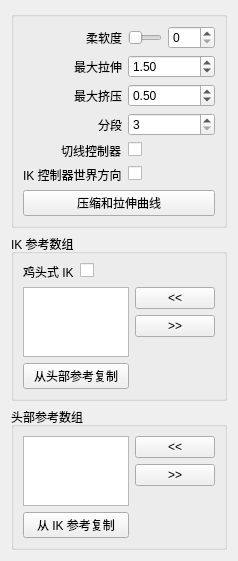
<?xml version="1.0" encoding="UTF-8"?>
<ui version="4.0">
 <class>Form</class>
 <widget class="QWidget" name="Form">
  <property name="geometry">
   <rect>
    <x>0</x>
    <y>0</y>
    <width>238</width>
    <height>538</height>
   </rect>
  </property>
  <property name="windowTitle">
   <string>表单</string>
  </property>
  <layout class="QGridLayout" name="gridLayout">
   <item row="0" column="0">
    <widget class="QGroupBox" name="groupBox">
     <property name="title">
      <string/>
     </property>
     <layout class="QGridLayout" name="gridLayout_2">
      <item row="0" column="0">
       <layout class="QVBoxLayout" name="verticalLayout">
        <item>
         <layout class="QFormLayout" name="formLayout">
          <property name="labelAlignment">
           <set>Qt::AlignRight|Qt::AlignTrailing|Qt::AlignVCenter</set>
          </property>
          <item row="0" column="0">
           <widget class="QLabel" name="softness_label">
            <property name="text">
             <string>柔软度</string>
            </property>
           </widget>
          </item>
          <item row="0" column="1">
           <layout class="QHBoxLayout" name="horizontalLayout_3">
            <item>
             <widget class="QSlider" name="softness_slider">
              <property name="minimumSize">
               <size>
                <width>0</width>
                <height>15</height>
               </size>
              </property>
              <property name="maximum">
               <number>100</number>
              </property>
              <property name="orientation">
               <enum>Qt::Horizontal</enum>
              </property>
             </widget>
            </item>
            <item>
             <widget class="QSpinBox" name="softness_spinBox">
              <property name="maximum">
               <number>100</number>
              </property>
             </widget>
            </item>
           </layout>
          </item>
          <item row="1" column="0">
           <widget class="QLabel" name="maxStretch_label">
            <property name="sizePolicy">
             <sizepolicy hsizetype="MinimumExpanding" vsizetype="MinimumExpanding">
              <horstretch>0</horstretch>
              <verstretch>0</verstretch>
             </sizepolicy>
            </property>
            <property name="text">
             <string>最大拉伸</string>
            </property>
           </widget>
          </item>
          <item row="1" column="1">
           <widget class="QDoubleSpinBox" name="maxStretch_spinBox">
            <property name="sizePolicy">
             <sizepolicy hsizetype="MinimumExpanding" vsizetype="Fixed">
              <horstretch>0</horstretch>
              <verstretch>0</verstretch>
             </sizepolicy>
            </property>
            <property name="minimum">
             <double>1.000000000000000</double>
            </property>
            <property name="singleStep">
             <double>0.100000000000000</double>
            </property>
            <property name="value">
             <double>1.500000000000000</double>
            </property>
           </widget>
          </item>
          <item row="2" column="0">
           <widget class="QLabel" name="maxSquash_label">
            <property name="sizePolicy">
             <sizepolicy hsizetype="MinimumExpanding" vsizetype="MinimumExpanding">
              <horstretch>0</horstretch>
              <verstretch>0</verstretch>
             </sizepolicy>
            </property>
            <property name="text">
             <string>最大挤压</string>
            </property>
           </widget>
          </item>
          <item row="2" column="1">
           <widget class="QDoubleSpinBox" name="maxSquash_spinBox">
            <property name="sizePolicy">
             <sizepolicy hsizetype="MinimumExpanding" vsizetype="Fixed">
              <horstretch>0</horstretch>
              <verstretch>0</verstretch>
             </sizepolicy>
            </property>
            <property name="minimum">
             <double>0.100000000000000</double>
            </property>
            <property name="maximum">
             <double>1.000000000000000</double>
            </property>
            <property name="singleStep">
             <double>0.100000000000000</double>
            </property>
            <property name="value">
             <double>0.500000000000000</double>
            </property>
           </widget>
          </item>
          <item row="3" column="0">
           <widget class="QLabel" name="divisions_label">
            <property name="text">
             <string>分段</string>
            </property>
           </widget>
          </item>
          <item row="3" column="1">
           <widget class="QSpinBox" name="division_spinBox">
            <property name="minimum">
             <number>3</number>
            </property>
            <property name="value">
             <number>3</number>
            </property>
           </widget>
          </item>
          <item row="4" column="1">
           <widget class="QCheckBox" name="tangentControls_checkBox">
            <property name="text">
             <string/>
            </property>
           </widget>
          </item>
          <item row="4" column="0">
           <widget class="QLabel" name="tangentControls_label">
            <property name="text">
             <string>切线控制器</string>
            </property>
           </widget>
          </item>
          <item row="5" column="1">
           <widget class="QCheckBox" name="IKWorldOri_checkBox">
            <property name="toolTip">
             <string>如果勾选，IK 控制器将与世界空间对齐</string>
            </property>
            <property name="text">
             <string/>
            </property>
           </widget>
          </item>
          <item row="5" column="0">
           <widget class="QLabel" name="IKWorldOri_label">
            <property name="text">
             <string>IK 控制器世界方向</string>
            </property>
           </widget>
          </item>
         </layout>
        </item>
        <item>
         <widget class="QPushButton" name="squashStretchProfile_pushButton">
          <property name="text">
           <string>压缩和拉伸曲线</string>
          </property>
         </widget>
        </item>
       </layout>
      </item>
     </layout>
    </widget>
   </item>
   <item row="1" column="0">
    <widget class="QGroupBox" name="ikRefArray_groupBox">
     <property name="title">
      <string>IK 参考数组</string>
     </property>
     <layout class="QGridLayout" name="gridLayout_3">
      <item row="0" column="0">
       <layout class="QFormLayout" name="formLayout_2">
        <item row="0" column="0">
         <widget class="QLabel" name="chickenStyle_label">
          <property name="text">
           <string>鸡头式 IK</string>
          </property>
         </widget>
        </item>
        <item row="0" column="1">
         <widget class="QCheckBox" name="chickenStyleIK_checkBox">
          <property name="toolTip">
           <string>&lt;html&gt;&lt;head/&gt;&lt;body&gt;&lt;p&gt;如果此选项被&lt;span style=&quot; font-weight:600;&quot;&gt;勾选&lt;/span&gt;，IK 参考将连接旋转和平移。这对&lt;span style=&quot; font-weight:600;&quot;&gt;鸡/鸟类&lt;/span&gt;风格的颈部固定非常有用。&lt;/p&gt;&lt;p&gt;&lt;span style=&quot; font-weight:600;&quot;&gt;取消勾选&lt;/span&gt;将仅连接旋转。这对&lt;span style=&quot; font-weight:600;&quot;&gt;人类颈部&lt;/span&gt;风格和其他常规颈部更有用。&lt;/p&gt;&lt;/body&gt;&lt;/html&gt;</string>
          </property>
          <property name="text">
           <string/>
          </property>
         </widget>
        </item>
       </layout>
      </item>
      <item row="1" column="0">
       <layout class="QHBoxLayout" name="ikRefArray_horizontalLayout">
        <item>
         <layout class="QVBoxLayout" name="ikRefArray_verticalLayout_1">
          <item>
           <widget class="QListWidget" name="ikRefArray_listWidget">
            <property name="dragDropOverwriteMode">
             <bool>true</bool>
            </property>
            <property name="dragDropMode">
             <enum>QAbstractItemView::InternalMove</enum>
            </property>
            <property name="defaultDropAction">
             <enum>Qt::MoveAction</enum>
            </property>
            <property name="alternatingRowColors">
             <bool>true</bool>
            </property>
            <property name="selectionMode">
             <enum>QAbstractItemView::ExtendedSelection</enum>
            </property>
            <property name="selectionRectVisible">
             <bool>false</bool>
            </property>
           </widget>
          </item>
          <item>
           <widget class="QPushButton" name="ikRefArray_copyRef_pushButton">
            <property name="text">
             <string>从头部参考复制</string>
            </property>
           </widget>
          </item>
         </layout>
        </item>
        <item>
         <layout class="QVBoxLayout" name="ikRefArray_verticalLayout_2">
          <item>
           <widget class="QPushButton" name="ikRefArrayAdd_pushButton">
            <property name="text">
             <string>&lt;&lt;</string>
            </property>
           </widget>
          </item>
          <item>
           <widget class="QPushButton" name="ikRefArrayRemove_pushButton">
            <property name="text">
             <string>&gt;&gt;</string>
            </property>
           </widget>
          </item>
          <item>
           <spacer name="ikRefArray_verticalSpacer">
            <property name="orientation">
             <enum>Qt::Vertical</enum>
            </property>
            <property name="sizeHint" stdset="0">
             <size>
              <width>20</width>
              <height>40</height>
             </size>
            </property>
           </spacer>
          </item>
         </layout>
        </item>
       </layout>
      </item>
     </layout>
    </widget>
   </item>
   <item row="2" column="0">
    <widget class="QGroupBox" name="upvRefArray_groupBox">
     <property name="title">
      <string>头部参考数组</string>
     </property>
     <layout class="QGridLayout" name="gridLayout_4">
      <item row="0" column="0">
       <layout class="QHBoxLayout" name="upvRefArray_horizontalLayout">
        <item>
         <layout class="QVBoxLayout" name="upvRefArray_verticalLayout_1">
          <item>
           <widget class="QListWidget" name="headRefArray_listWidget">
            <property name="dragDropOverwriteMode">
             <bool>true</bool>
            </property>
            <property name="dragDropMode">
             <enum>QAbstractItemView::InternalMove</enum>
            </property>
            <property name="defaultDropAction">
             <enum>Qt::MoveAction</enum>
            </property>
            <property name="alternatingRowColors">
             <bool>true</bool>
            </property>
            <property name="selectionMode">
             <enum>QAbstractItemView::ExtendedSelection</enum>
            </property>
            <property name="selectionRectVisible">
             <bool>false</bool>
            </property>
           </widget>
          </item>
          <item>
           <widget class="QPushButton" name="headRefArray_copyRef_pushButton">
            <property name="text">
             <string>从 IK 参考复制</string>
            </property>
           </widget>
          </item>
         </layout>
        </item>
        <item>
         <layout class="QVBoxLayout" name="upvRefArray_verticalLayout_2">
          <item>
           <widget class="QPushButton" name="headRefArrayAdd_pushButton">
            <property name="text">
             <string>&lt;&lt;</string>
            </property>
           </widget>
          </item>
          <item>
           <widget class="QPushButton" name="headRefArrayRemove_pushButton">
            <property name="text">
             <string>&gt;&gt;</string>
            </property>
           </widget>
          </item>
          <item>
           <spacer name="upvRefArray_verticalSpacer">
            <property name="orientation">
             <enum>Qt::Vertical</enum>
            </property>
            <property name="sizeHint" stdset="0">
             <size>
              <width>20</width>
              <height>40</height>
             </size>
            </property>
           </spacer>
          </item>
         </layout>
        </item>
       </layout>
      </item>
     </layout>
    </widget>
   </item>
  </layout>
 </widget>
 <resources/>
 <connections>
  <connection>
   <sender>softness_slider</sender>
   <signal>sliderMoved(int)</signal>
   <receiver>softness_spinBox</receiver>
   <slot>setValue(int)</slot>
   <hints>
    <hint type="sourcelabel">
     <x>144</x>
     <y>47</y>
    </hint>
    <hint type="destinationlabel">
     <x>220</x>
     <y>45</y>
    </hint>
   </hints>
  </connection>
  <connection>
   <sender>softness_spinBox</sender>
   <signal>valueChanged(int)</signal>
   <receiver>softness_slider</receiver>
   <slot>setValue(int)</slot>
   <hints>
    <hint type="sourcelabel">
     <x>222</x>
     <y>37</y>
    </hint>
    <hint type="destinationlabel">
     <x>182</x>
     <y>37</y>
    </hint>
   </hints>
  </connection>
 </connections>
</ui>
